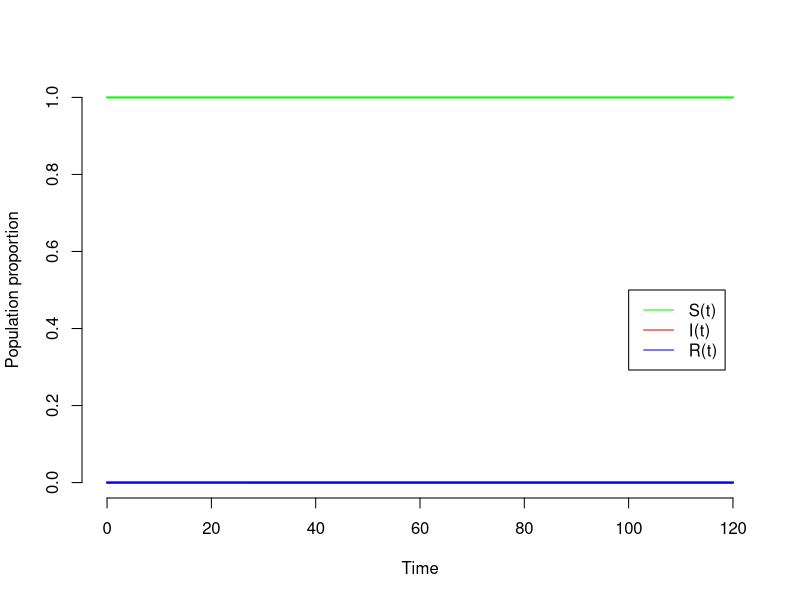

Generate this figure with R:

library(deSolve)
sir.model <- function(t, x, params) {
  S <- x[1]
  I <- x[2]
  R <- x[3]
  with(as.list(params), {
    dS <- -beta * S * I
    dI <- beta * S * I - gamma * I
    dR <- gamma * I
    dx <- c(dS, dI, dR)
    list(dx)
  })
}

times <- seq(0, 120, by = 1)
params <- c(beta = 8e-06, gamma = 1/7)
xstart <- c(S = 9999/10000, I = 1/10000, 
            R = 0)
out <- as.data.frame(lsoda(xstart, times, 
                           sir.model, params))

plot(out$time, out$I, ylab = "Population proportion", 
     xlab = "Time", type = "l", bty = "n", 
     ylim = c(0, 1), col = "red", lwd = 2)
lines(out$time, out$S, col = "green", lwd = 2)
lines(out$time, out$R, col = "blue", lwd = 2)
legend(100, 0.5, c("S(t)", "I(t)", "R(t)"), 
       lty = 1, col = c("green", "red", "blue"))
